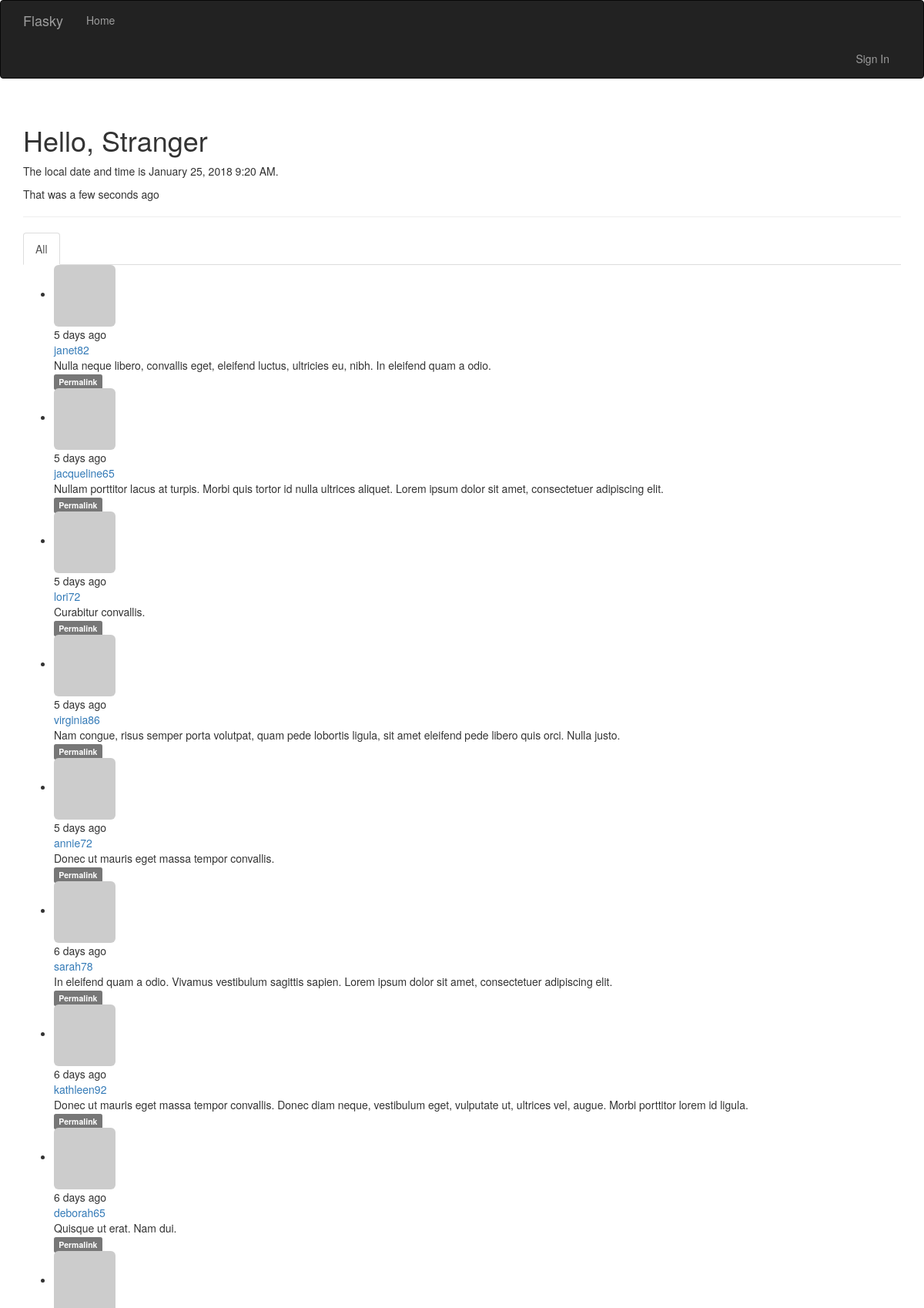
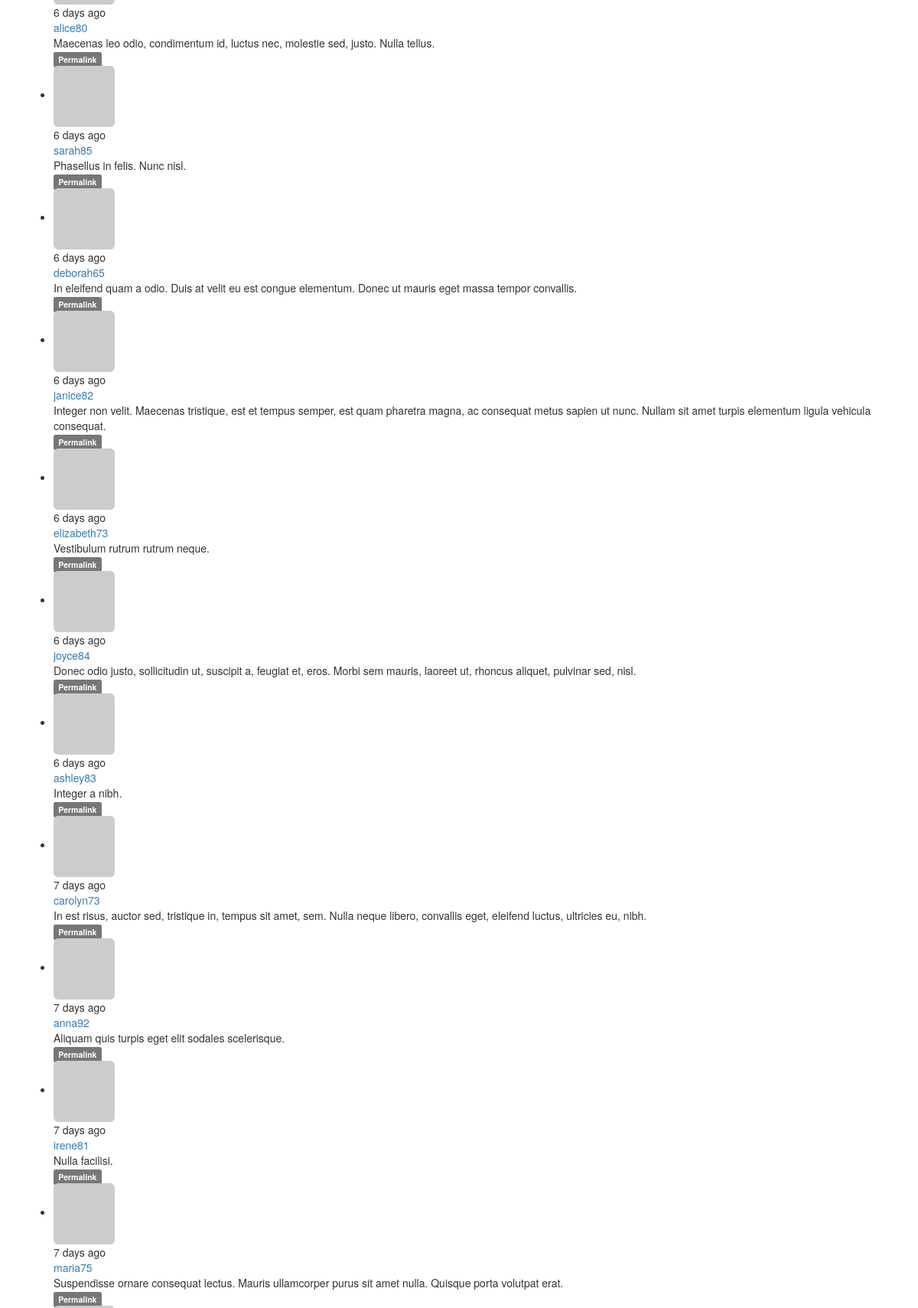
/?page=3 (upper part), run on the app's committed database (2 pictures, top to bottom).
### vflask/restart/app/models.py (models this page shows, shortened)
class Post(db.Model):
    __tablename__ = 'posts'
    id = db.Column(db.Integer, primary_key=True)
    body = db.Column(db.Text)
    timestamp = db.Column(db.DateTime, index=True, default=datetime.utcnow)
    author_id = db.Column(db.Integer, db.ForeignKey('users.id'))
    body_html = db.Column(db.Text)

class User(UserMixin, db.Model):
    __tablename__ = 'users'
    id = db.Column(db.Integer, primary_key=True)
    email = db.Column(db.String(64), unique=True, index=True)
    username = db.Column(db.String(64), unique=True, index=True)
    role_id = db.Column(db.Integer, db.ForeignKey('roles.id'))
    password_hash = db.Column(db.String(128))
    confirmed = db.Column(db.Boolean, default=False)
    name = db.Column(db.String(64))
    location = db.Column(db.String(64))
    about_me = db.Column(db.Text())
    member_since = db.Column(db.DateTime(), default=datetime.utcnow)
    last_seen = db.Column(db.DateTime(), default=datetime.utcnow)
    avatar_hash = db.Column(db.String(32))
    posts = db.relationship('Post', backref='author', lazy='dynamic')
    followed = db.relationship('Follow',
                               foreign_keys=[Follow.follower_id],
                               backref=db.backref('follower', lazy='joined'),
                               lazy='dynamic',
                               cascade='all, delete-orphan')
    followers = db.relationship('Follow',
                                foreign_keys=[Follow.followed_id],
                                backref=db.backref('followed', lazy='joined'),
                                lazy='dynamic',
                                cascade='all, delete-orphan')
    @property
    def password(self):
        raise AttributeError('password is not a readable attribute')
    def gravatar(self, size=100, default='identicon', rating='g'):
        if request.is_secure:
            url = 'https://secure.gravatar.com/avatar'
        else:
            url = 'http://www.gravatar.com/avatar'
        hash = self.avatar_hash or hashlib.md5(self.email.encode(
            'utf-8'
        )).hexdigest()
        return '{url}/{hash}?s={size}&d={default}&r={rating}'.format(
            url=url, hash=hash, size=size, default=default, rating=rating)

### vflask/restart/app/main/views.py (the view)
@main.route('/', methods=['GET', 'POST'])
def index():
    form = PostForm()
    if current_user.can(Permission.WRITE_ARTICLES) and \
            form.validate_on_submit():
        post = Post(body=form.body.data,
                    author=current_user._get_current_object())
        db.session.add(post)
        return redirect(url_for('.index'))
    page = request.args.get('page', 1, type=int)
    show_followed = False
    if current_user.is_authenticated:
        show_followed = bool(request.cookies.get('show_followed', ''))
    if show_followed:
        query = current_user.followed_posts
    else:
        query = Post.query
    pagination = query.order_by(Post.timestamp.desc()).paginate(
        page, per_page=current_app.config['FLASKY_POSTS_PER_PAGE'],
        error_out=False)
    posts = pagination.items
    return render_template('index.html',
                            form=form,
                            posts=posts,
                            show_followed=show_followed,
                            pagination=pagination,
                            current_time=datetime.utcnow())

### vflask/restart/app/auth/views.py (called while the page is built)
@auth.before_app_request
def before_request():
    if current_user.is_authenticated:
        current_user.ping()
        if not current_user.confirmed and request.endpoint[:5] != 'auth.':
            return redirect(url_for('auth.unconfirmed'))

### vflask/restart/app/main/__init__.py (called while the page is built)
@main.app_context_processor
def inject_perissions():
    return dict(Permission=Permission)

### vflask/restart/app/main/views.py (called while the page is built)
@main.before_app_request
def before_request():
    if current_user.is_authenticated:
        current_user.ping()
        if not current_user.confirmed and request.endpoint[:5] != 'auth.':
            return redirect(url_for('auth.unconfirmed'))

### vflask/restart/app/models.py (called while the page is built)
    def can(self, permissions):
        return False

    def is_administrator(self):
        return False

### vflask/restart/app/templates/index.html (shortened to what this page needs)
{% extends "base.html" %}
{% import "bootstrap/wtf.html" as wtf %}
{% import "_macros.html" as macros %}
{% block page_content %}
<div class="page-header">
    <h1> Hello,
        {% if current_user.is_authenticated %}
            {{ current_user.username }}
        {% else %}
            Stranger
        {% endif %}
    </h1>
    <p> The local date and time is {{ moment(current_time).format('LLL') }}.</p>
    <p> That was {{ moment(current_time).fromNow(refresh=True) }}</p>
</div>
<div class="post-tabs">
    <ul class="nav nav-tabs">
        <li{% if not show_followed %} class="active"{% endif %}><a href="{{ url_for('.show_all') }}">All</a></li>
    </ul>
    {% include '_posts.html' %}
{% endblock %}

### vflask/restart/app/templates/_posts.html (shortened to what this page needs)
</div>
<ul class="posts">
    {% for post in posts %}
    <li class="post">
        <div class="post-content">
            <div class="profile-thmbnail">
                <a href="{{ url_for('.user', username=post.author.username) }}">
                <img class="img-rounded profile-thumbnail"
                    src="{{ post.author.gravatar(size=40) }}">
                </a>
            </div>
            <div class="post-date">{{ moment(post.timestamp).fromNow() }}</div>
            <div class="post-author">
                <a href="{{ url_for('.user', username=post.author.username) }}">
                    {{ post.author.username }}
                </a>
            </div>
            <div class="post-body">
            {% if post.body_html %}
                {{ post.body_html | safe }}
            {% else %}
                {{ post.body }}
            {% endif %}
            </div>
            <div class="post-footer">
                <a href="{{ url_for('.post', id=post.id) }}">
                    <span class="label label-default">Permalink</span>
                </a>
            </div>
        </div>
    </li>
    {% endfor %}
</ul>
</div>

### data on the page
Post: timestamp "5 days ago", author.username "janet82", body "Nulla neque libero, convallis eget, eleifend luctus, ultricies eu, nibh. In eleifend quam a odio."
Post: timestamp "5 days ago", author.username "jacqueline65", body "Nullam porttitor lacus at turpis. Morbi quis tortor id nulla ultrices aliquet. Lorem ipsum dolor sit amet, consectetuer adipiscing elit."
Post: timestamp "5 days ago", author.username "lori72", body "Curabitur convallis."
Post: timestamp "5 days ago", author.username "virginia86", body "Nam congue, risus semper porta volutpat, quam pede lobortis ligula, sit amet eleifend pede libero quis orci. Nulla justo."
Post: timestamp "5 days ago", author.username "annie72", body "Donec ut mauris eget massa tempor convallis."
Post: timestamp "6 days ago", author.username "sarah78", body "In eleifend quam a odio. Vivamus vestibulum sagittis sapien. Lorem ipsum dolor sit amet, consectetuer adipiscing elit."
Post: timestamp "6 days ago", author.username "kathleen92", body "Donec ut mauris eget massa tempor convallis. Donec diam neque, vestibulum eget, vulputate ut, ultrices vel, augue. Morbi porttitor lorem id ligula."
Post: timestamp "6 days ago", author.username "deborah65", body "Quisque ut erat. Nam dui."
Post: timestamp "6 days ago", author.username "alice80", body "Maecenas leo odio, condimentum id, luctus nec, molestie sed, justo. Nulla tellus."
Post: timestamp "6 days ago", author.username "sarah85", body "Phasellus in felis. Nunc nisl."
Post: timestamp "6 days ago", author.username "deborah65", body "In eleifend quam a odio. Duis at velit eu est congue elementum. Donec ut mauris eget massa tempor convallis."
Post: timestamp "6 days ago", author.username "janice82", body "Integer non velit. Maecenas tristique, est et tempus semper, est quam pharetra magna, ac consequat metus sapien ut nunc. Nullam sit amet turpis elementum ligula vehicula consequat."
Post: timestamp "6 days ago", author.username "elizabeth73", body "Vestibulum rutrum rutrum neque."
Post: timestamp "6 days ago", author.username "joyce84", body "Donec odio justo, sollicitudin ut, suscipit a, feugiat et, eros. Morbi sem mauris, laoreet ut, rhoncus aliquet, pulvinar sed, nisl."
Post: timestamp "6 days ago", author.username "ashley83", body "Integer a nibh."
Post: timestamp "7 days ago", author.username "carolyn73", body "In est risus, auctor sed, tristique in, tempus sit amet, sem. Nulla neque libero, convallis eget, eleifend luctus, ultricies eu, nibh."
Post: timestamp "7 days ago", author.username "anna92", body "Aliquam quis turpis eget elit sodales scelerisque."
Post: timestamp "7 days ago", author.username "irene81", body "Nulla facilisi."
Post: timestamp "7 days ago", author.username "maria75", body "Suspendisse ornare consequat lectus. Mauris ullamcorper purus sit amet nulla. Quisque porta volutpat erat."
